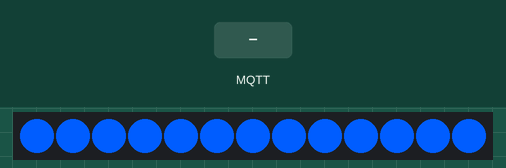
This sketch was run on a simulated ESP32. Shown: 13 RGB LEDs in strip order, left to right. Inputs (shaded band) come from the test bench. Dim RGB values are drawn brighter than linear; WiFi joins after 1.5 s; servers stay silent unless stated; no MQTT or app messages arrive unless stated; what the sketch prints to the serial monitor is not drawn.

Above: at 5.3 s.
5.4 s: MQTT message "2" arrives on the first subscribed topic
At 6.4 s:
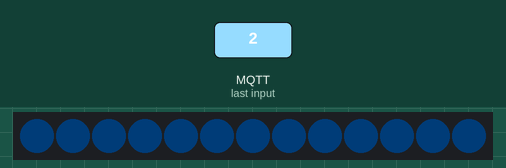
6.9 s: MQTT message "1" arrives on the second subscribed topic
At 8.1 s:
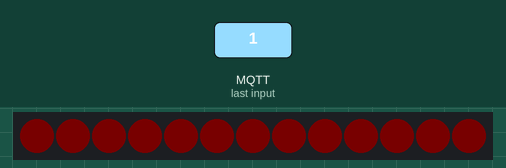
Timing chart, 0 to 8.7 s (numbered marks = the images above; inputs shaded):
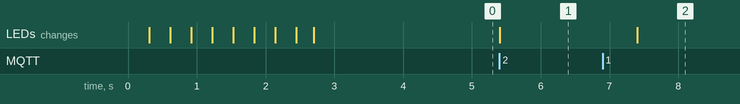

The sketch:

ControlCintaLEDMQTT.ino
```cpp
#include <WiFi.h>
#include <PubSubClient.h>
#include <WS2812FX.h>

#define LED_PIN 26
#define LED_COUNT 13

// Datos de wifi
const char* ssid = "Lab40";
const char* password = "arduinoarduino";

//Datos del broker

const char* mqtt_server = "146.190.124.66";
const char* id = "Esp32-Hands";
const char* user = "tester";
const char* codePass = "tester";
int puerto = 1883;
const char* topico1 = "hands/";
const char* topico2 = "color/";

String _topic;
String _payload;

WiFiClient espClient;
PubSubClient client(espClient);
WS2812FX ws2812fx = WS2812FX(LED_COUNT, LED_PIN, NEO_GRB + NEO_KHZ800);

void reconnect() {
  while (!client.connected()) {
    Serial.println("Intentando concetar con servidor MQTT...");
    if (client.connect(id, user, codePass)) {
      Serial.println("connectado");
      client.subscribe(topico1);
      client.subscribe(topico2);
    } else {
      Serial.print("Falla, Estado: ");
      Serial.print(client.state());
      Serial.println("Intentando en 5 segundos..");
      delay(5000);
    }
  }
}

void callback(char* topic, byte* payload, unsigned int length) {
  String conc_payload_;
  for (int i = 0; i < length; i++) {
    conc_payload_ += (char)payload[i];
  }

  _topic = topic;
  _payload = conc_payload_;
}


void setup() {
  Serial.begin(115200);
  ws2812fx.init();
  ws2812fx.setBrightness(30);
  ws2812fx.setSpeed(1000);
  ws2812fx.setColor(0x007BFF);
  ws2812fx.setMode(FX_MODE_STATIC);
  ws2812fx.start();

  for (int i = 0; i <= 255; i++) {
    ws2812fx.setBrightness(i);
    ws2812fx.service();
    delay(10);
  }

  Serial.println("");
  Serial.println("LED ready.");

  WiFi.begin(ssid, password);

  while (WiFi.status() != WL_CONNECTED) {
    delay(500);
    Serial.println("Connecting.");
  }
  Serial.println("");
  Serial.println("WiFi connected.");

  client.setServer(mqtt_server, puerto);
  client.setCallback(callback);
  Serial.println("");
  Serial.println("MQTT Settings Ready.");
}

void loop() {
  if (!client.connected()) {
    reconnect();
  }
  client.loop();

  if (_topic == "hands/") {
    ws2812fx.setBrightness(_payload.toInt());
    ws2812fx.service();
  } else if (_topic == "color/" && _payload == "1") {
    ws2812fx.setColor(RED);
    ws2812fx.service();
  } else if (_topic == "color/" && _payload == "2") {
    ws2812fx.setColor(BLUE);
    ws2812fx.service();
  } else if (_topic == "color/" && _payload == "3") {
    ws2812fx.setColor(GREEN);
    ws2812fx.service();
  } else if (_topic == "color/" && _payload == "4") {
    ws2812fx.setColor(WHITE);
    ws2812fx.service();
  } else if (_topic == "color/" && _payload == "5") {
    ws2812fx.setColor(PURPLE);
    ws2812fx.service();
  } else if (_topic == "color/" && _payload == "6") {
    ws2812fx.setColor(ORANGE);
    ws2812fx.service();
  }

  Serial.println(_payload);
}
```

Measured:
- after the input at 5.4 s, the LEDs: change at once (image 1)
- after the input at 6.9 s, the LEDs: change after 0.51 s (image 2)
